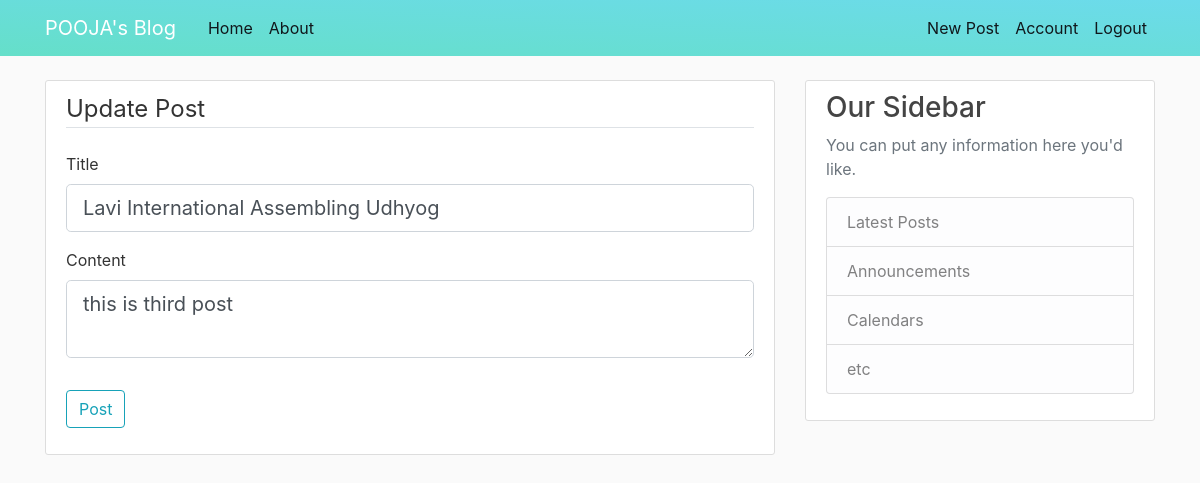
/post/3/update (signed in), run on the app's committed database.
### flaskblog/models.py (models this page shows, shortened)
class Post(db.Model):
    id = db.Column(db.Integer, primary_key=True)
    title = db.Column(db.String(100), nullable=False)
    date_posted = db.Column(db.DateTime, nullable=False, default=datetime.utcnow)
    content = db.Column(db.Text, nullable=False)
    user_id = db.Column(db.Integer, db.ForeignKey('user.id'), nullable=False)

### flaskblog/routes.py (the view)
@app.route("/post/<int:post_id>/update", methods=['GET', 'POST'])
@login_required
def update_post(post_id):
    post = Post.query.get_or_404(post_id)
    if post.author != current_user:
        abort(403)
    form = PostForm()
    if form.validate_on_submit():
        post.title = form.title.data
        post.content = form.content.data
        db.session.commit()
        flash('Your post has been updated!', 'success')
        return redirect(url_for('post', post_id=post.id))
    elif request.method == 'GET':
        form.title.data = post.title
        form.content.data = post.content
    return render_template('create_post.html', title='Update Post',
                           form=form, legend='Update Post')

### flaskblog/forms.py
class PostForm(FlaskForm):
    title = StringField('Title', validators=[DataRequired()])
    content = TextAreaField('Content', validators=[DataRequired()])
    submit = SubmitField('Post')

### flaskblog/models.py (called while the page is built)
@login_manager.user_loader
def load_user(user_id):
    return User.query.get(int(user_id))

### flaskblog/templates/create_post.html (shortened to what this page needs)
{% extends "layout.html" %}
{% block content %}
<div class="content-section">
    <form method="POST" action="">
        <fieldset class="form-group">
            <legend class="border-bottom mb-4">{{ legend }}</legend>
            <div class="form-group">
                {{ form.title.label(class="form-control-label") }}
                {% if form.title.errors %}
                    {{ form.title(class="form-control form-control-lg is-invalid") }}
                    <div class="invalid-feedback">
                        {% for error in form.title.errors %}
                            <span>{{ error }}</span>
                        {% endfor %}
                    </div>
                {% else %}
                    {{ form.title(class="form-control form-control-lg") }}
                {% endif %}
            </div>
            <div class="form-group">
                {{ form.content.label(class="form-control-label") }}
                {% if form.content.errors %}
                    {{ form.content(class="form-control form-control-lg is-invalid") }}
                    <div class="invalid-feedback">
                        {% for error in form.content.errors %}
                            <span>{{ error }}</span>
                        {% endfor %}
                    </div>
                {% else %}
                    {{ form.content(class="form-control form-control-lg") }}
                {% endif %}
            </div>
        </fieldset>
        <div class="form-group">
            {{ form.submit(class="btn btn-outline-info") }}
        </div>
    </form>
</div>
{% endblock content %}

### flaskblog/static/main.css (style rules this page uses)
body { background: #fafafa; color: #333333; margin-top: 5rem; }
.content-section { background: #ffffff; padding: 10px 20px; border: 1px solid #dddddd; border-radius: 3px; margin-bottom: 20px; }

### data on the page
Post: title "Lavi International Assembling Udhyog", content "this is third post"

### other printed values
{{ legend }} "Update Post"
